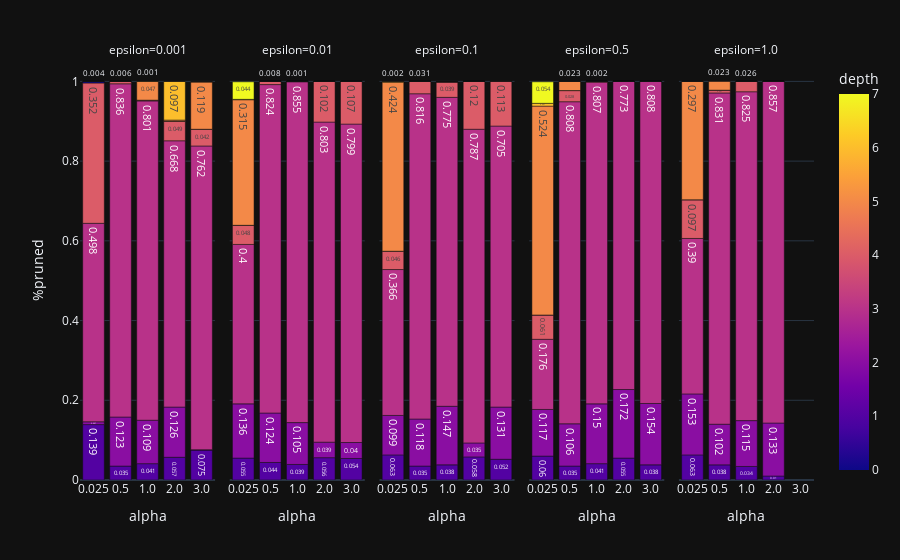

Write notebook code for a chart like this one.
### Code cell
import numpy as np
depth_df['depth'] = depth_df['depth'].astype(int)
depth_df['alpha'] = depth_df['alpha'].astype(str)
depth_df['%pruned'] = depth_df.groupby(['epsilon_1', 'alpha'])['#pruned'].transform(lambda x: x / x.sum())
depth_df['%pruned'] = depth_df['%pruned'].apply(lambda p: np.round(p, 3))
fig = px.bar(
    depth_df,
    x='alpha', y='%pruned',
    facet_col='epsilon_1',
    color='depth',
    text='%pruned',
    text_auto=True,
    labels={'epsilon_1': 'epsilon'}
)
fig.show()

### Figure 1 — Plotly figure (JSON) as saved in the notebook; plotly's stock layout.template omitted (floating-point values rounded to 4 significant figures)
{"data": [{"alignmentgroup": "True", "hovertemplate": "epsilon=0.001<br>alpha=%{x}<br>%pruned=%{text}<br>depth=%{marker.color}<extra></extra>", "legendgroup": "", "marker": {"color": [1, 2, 3, 4, 0, 5, 6, 7, 1, 2, 3, 4, 0, 5, 6, 7, 1, 2, 3, 4, 0, 5, 6, 7, 1, 2, 3, 4, 0, 5, 6, 7, 1, 2, 3, 4, 0, 5, 6, 7], "coloraxis": "coloraxis", "pattern": {"shape": ""}}, "name": "", "offsetgroup": "", "orientation": "v", "showlegend": false, "text": [0.139, 0.007, 0.498, 0.352, 0.004, 0.0, 0.0, 0.0, 0.035, 0.123, 0.836, 0.006, 0.0, 0.0, 0.0, 0.0, 0.041, 0.109, 0.801, 0.002, 0.0, 0.047, 0.001, 0.0, 0.057, 0.126, 0.668, 0.049, 0.0, 0.003, 0.097, 0.0, 0.075, 0.001, 0.762, 0.042, 0.0, 0.119, 0.0, 0.0], "textposition": "auto", "texttemplate": "%{y}", "x": ["0.025", "0.025", "0.025", "0.025", "0.025", "0.025", "0.025", "0.025", "0.5", "0.5", "0.5", "0.5", "0.5", "0.5", "0.5", "0.5", "1.0", "1.0", "1.0", "1.0", "1.0", "1.0", "1.0", "1.0", "2.0", "2.0", "2.0", "2.0", "2.0", "2.0", "2.0", "2.0", "3.0", "3.0", "3.0", "3.0", "3.0", "3.0", "3.0", "3.0"], "xaxis": "x", "y": [0.139, 0.007, 0.498, 0.352, 0.004, 0.0, 0.0, 0.0, 0.035, 0.123, 0.836, 0.006, 0.0, 0.0, 0.0, 0.0, 0.041, 0.109, 0.801, 0.002, 0.0, 0.047, 0.001, 0.0, 0.057, 0.126, 0.668, 0.049, 0.0, 0.003, 0.097, 0.0, 0.075, 0.001, 0.762, 0.042, 0.0, 0.119, 0.0, 0.0], "yaxis": "y", "type": "bar"}, {"alignmentgroup": "True", "hovertemplate": "epsilon=0.01<br>alpha=%{x}<br>%pruned=%{text}<br>depth=%{marker.color}<extra></extra>", "legendgroup": "", "marker": {"color": [1, 2, 3, 4, 0, 5, 6, 7, 1, 2, 3, 4, 0, 5, 6, 7, 1, 2, 3, 4, 0, 5, 6, 7, 1, 2, 3, 4, 0, 5, 6, 7, 1, 2, 3, 4, 0, 5, 6, 7], "coloraxis": "coloraxis", "pattern": {"shape": ""}}, "name": "", "offsetgroup": "", "orientation": "v", "showlegend": false, "text": [0.055, 0.136, 0.4, 0.048, 0.0, 0.315, 0.001, 0.044, 0.044, 0.124, 0.824, 0.008, 0.0, 0.0, 0.0, 0.0, 0.039, 0.105, 0.855, 0.001, 0.0, 0.0, 0.0, 0.0, 0.056, 0.039, 0.803, 0.102, 0.0, 0.0, 0.0, 0.0, 0.054, 0.04, 0.799, 0.107, 0.0, 0.0, 0.0, 0.0], "textposition": "auto", "texttemplate": "%{y}", "x": ["0.025", "0.025", "0.025", "0.025", "0.025", "0.025", "0.025", "0.025", "0.5", "0.5", "0.5", "0.5", "0.5", "0.5", "0.5", "0.5", "1.0", "1.0", "1.0", "1.0", "1.0", "1.0", "1.0", "1.0", "2.0", "2.0", "2.0", "2.0", "2.0", "2.0", "2.0", "2.0", "3.0", "3.0", "3.0", "3.0", "3.0", "3.0", "3.0", "3.0"], "xaxis": "x2", "y": [0.055, 0.136, 0.4, 0.048, 0.0, 0.315, 0.001, 0.044, 0.044, 0.124, 0.824, 0.008, 0.0, 0.0, 0.0, 0.0, 0.039, 0.105, 0.855, 0.001, 0.0, 0.0, 0.0, 0.0, 0.056, 0.039, 0.803, 0.102, 0.0, 0.0, 0.0, 0.0, 0.054, 0.04, 0.799, 0.107, 0.0, 0.0, 0.0, 0.0], "yaxis": "y2", "type": "bar"}, {"alignmentgroup": "True", "hovertemplate": "epsilon=0.1<br>alpha=%{x}<br>%pruned=%{text}<br>depth=%{marker.color}<extra></extra>", "legendgroup": "", "marker": {"color": [1, 2, 3, 4, 0, 5, 6, 7, 1, 2, 3, 4, 0, 5, 6, 7, 1, 2, 3, 4, 0, 5, 6, 7, 1, 2, 3, 4, 0, 5, 6, 7, 1, 2, 3, 4, 0, 5, 6, 7], "coloraxis": "coloraxis", "pattern": {"shape": ""}}, "name": "", "offsetgroup": "", "orientation": "v", "showlegend": false, "text": [0.063, 0.099, 0.366, 0.046, 0.0, 0.424, 0.002, 0.0, 0.035, 0.118, 0.816, 0.031, 0.0, 0.0, 0.0, 0.0, 0.038, 0.147, 0.775, 0.039, 0.0, 0.0, 0.0, 0.0, 0.058, 0.035, 0.787, 0.12, 0.0, 0.0, 0.0, 0.0, 0.052, 0.131, 0.705, 0.113, 0.0, 0.0, 0.0, 0.0], "textposition": "auto", "texttemplate": "%{y}", "x": ["0.025", "0.025", "0.025", "0.025", "0.025", "0.025", "0.025", "0.025", "0.5", "0.5", "0.5", "0.5", "0.5", "0.5", "0.5", "0.5", "1.0", "1.0", "1.0", "1.0", "1.0", "1.0", "1.0", "1.0", "2.0", "2.0", "2.0", "2.0", "2.0", "2.0", "2.0", "2.0", "3.0", "3.0", "3.0", "3.0", "3.0", "3.0", "3.0", "3.0"], "xaxis": "x3", "y": [0.063, 0.099, 0.366, 0.046, 0.0, 0.424, 0.002, 0.0, 0.035, 0.118, 0.816, 0.031, 0.0, 0.0, 0.0, 0.0, 0.038, 0.147, 0.775, 0.039, 0.0, 0.0, 0.0, 0.0, 0.058, 0.035, 0.787, 0.12, 0.0, 0.0, 0.0, 0.0, 0.052, 0.131, 0.705, 0.113, 0.0, 0.0, 0.0, 0.0], "yaxis": "y3", "type": "bar"}, {"alignmentgroup": "True", "hovertemplate": "epsilon=0.5<br>alpha=%{x}<br>%pruned=%{text}<br>depth=%{marker.color}<extra></extra>", "legendgroup": "", "marker": {"color": [1, 2, 3, 4, 0, 5, 6, 7, 1, 2, 3, 4, 0, 5, 6, 7, 1, 2, 3, 4, 0, 5, 6, 7, 1, 2, 3, 4, 0, 5, 6, 7, 1, 2, 3, 4, 0, 5, 6, 7], "coloraxis": "coloraxis", "pattern": {"shape": ""}}, "name": "", "offsetgroup": "", "orientation": "v", "showlegend": false, "text": [0.06, 0.117, 0.176, 0.061, 0.0, 0.524, 0.007, 0.054, 0.035, 0.106, 0.808, 0.028, 0.0, 0.023, 0.0, 0.0, 0.041, 0.15, 0.807, 0.002, 0.0, 0.0, 0.0, 0.0, 0.055, 0.172, 0.773, 0.0, 0.0, 0.0, 0.0, 0.0, 0.038, 0.154, 0.808, 0.0, 0.0, 0.0, 0.0, 0.0], "textposition": "auto", "texttemplate": "%{y}", "x": ["0.025", "0.025", "0.025", "0.025", "0.025", "0.025", "0.025", "0.025", "0.5", "0.5", "0.5", "0.5", "0.5", "0.5", "0.5", "0.5", "1.0", "1.0", "1.0", "1.0", "1.0", "1.0", "1.0", "1.0", "2.0", "2.0", "2.0", "2.0", "2.0", "2.0", "2.0", "2.0", "3.0", "3.0", "3.0", "3.0", "3.0", "3.0", "3.0", "3.0"], "xaxis": "x4", "y": [0.06, 0.117, 0.176, 0.061, 0.0, 0.524, 0.007, 0.054, 0.035, 0.106, 0.808, 0.028, 0.0, 0.023, 0.0, 0.0, 0.041, 0.15, 0.807, 0.002, 0.0, 0.0, 0.0, 0.0, 0.055, 0.172, 0.773, 0.0, 0.0, 0.0, 0.0, 0.0, 0.038, 0.154, 0.808, 0.0, 0.0, 0.0, 0.0, 0.0], "yaxis": "y4", "type": "bar"}, {"alignmentgroup": "True", "hovertemplate": "epsilon=1.0<br>alpha=%{x}<br>%pruned=%{text}<br>depth=%{marker.color}<extra></extra>", "legendgroup": "", "marker": {"color": [1, 2, 3, 4, 0, 5, 6, 7, 1, 2, 3, 4, 0, 5, 6, 7, 1, 2, 3, 4, 0, 5, 6, 7, 1, 2, 3, 4, 0, 5, 6, 7, 1, 2, 3, 4, 0, 5, 6, 7], "coloraxis": "coloraxis", "pattern": {"shape": ""}}, "name": "", "offsetgroup": "", "orientation": "v", "showlegend": false, "text": [0.063, 0.153, 0.39, 0.097, 0.0, 0.297, 0.0, 0.0, 0.038, 0.102, 0.831, 0.007, 0.0, 0.023, 0.0, 0.0, 0.034, 0.115, 0.825, 0.026, 0.0, 0.0, 0.0, 0.0, 0.01, 0.133, 0.857, 0.0, 0.0, 0.0, 0.0, 0.0, null, null, null, null, null, null, null, null], "textposition": "auto", "texttemplate": "%{y}", "x": ["0.025", "0.025", "0.025", "0.025", "0.025", "0.025", "0.025", "0.025", "0.5", "0.5", "0.5", "0.5", "0.5", "0.5", "0.5", "0.5", "1.0", "1.0", "1.0", "1.0", "1.0", "1.0", "1.0", "1.0", "2.0", "2.0", "2.0", "2.0", "2.0", "2.0", "2.0", "2.0", "3.0", "3.0", "3.0", "3.0", "3.0", "3.0", "3.0", "3.0"], "xaxis": "x5", "y": [0.063, 0.153, 0.39, 0.097, 0.0, 0.297, 0.0, 0.0, 0.038, 0.102, 0.831, 0.007, 0.0, 0.023, 0.0, 0.0, 0.034, 0.115, 0.825, 0.026, 0.0, 0.0, 0.0, 0.0, 0.01, 0.133, 0.857, 0.0, 0.0, 0.0, 0.0, 0.0, null, null, null, null, null, null, null, null], "yaxis": "y5", "type": "bar"}], "layout": {"xaxis": {"anchor": "y", "domain": [0.0, 0.184], "title": {"text": "alpha"}}, "yaxis": {"anchor": "x", "domain": [0.0, 1.0], "title": {"text": "%pruned"}}, "xaxis2": {"anchor": "y2", "domain": [0.204, 0.388], "matches": "x", "title": {"text": "alpha"}}, "yaxis2": {"anchor": "x2", "domain": [0.0, 1.0], "matches": "y", "showticklabels": false}, "xaxis3": {"anchor": "y3", "domain": [0.408, 0.592], "matches": "x", "title": {"text": "alpha"}}, "yaxis3": {"anchor": "x3", "domain": [0.0, 1.0], "matches": "y", "showticklabels": false}, "xaxis4": {"anchor": "y4", "domain": [0.612, 0.796], "matches": "x", "title": {"text": "alpha"}}, "yaxis4": {"anchor": "x4", "domain": [0.0, 1.0], "matches": "y", "showticklabels": false}, "xaxis5": {"anchor": "y5", "domain": [0.816, 1.0], "matches": "x", "title": {"text": "alpha"}}, "yaxis5": {"anchor": "x5", "domain": [0.0, 1.0], "matches": "y", "showticklabels": false}, "annotations": [{"font": {}, "showarrow": false, "text": "epsilon=0.001", "x": 0.092, "xanchor": "center", "xref": "paper", "y": 1.0, "yanchor": "bottom", "yref": "paper"}, {"font": {}, "showarrow": false, "text": "epsilon=0.01", "x": 0.296, "xanchor": "center", "xref": "paper", "y": 1.0, "yanchor": "bottom", "yref": "paper"}, {"font": {}, "showarrow": false, "text": "epsilon=0.1", "x": 0.5, "xanchor": "center", "xref": "paper", "y": 1.0, "yanchor": "bottom", "yref": "paper"}, {"font": {}, "showarrow": false, "text": "epsilon=0.5", "x": 0.704, "xanchor": "center", "xref": "paper", "y": 1.0, "yanchor": "bottom", "yref": "paper"}, {"font": {}, "showarrow": false, "text": "epsilon=1.0", "x": 0.908, "xanchor": "center", "xref": "paper", "y": 1.0, "yanchor": "bottom", "yref": "paper"}], "coloraxis": {"colorbar": {"title": {"text": "depth"}}, "colorscale": [[0.0, "#0d0887"], [0.1111, "#46039f"], [0.2222, "#7201a8"], [0.3333, "#9c179e"], [0.4444, "#bd3786"], [0.5556, "#d8576b"], [0.6667, "#ed7953"], [0.7778, "#fb9f3a"], [0.8889, "#fdca26"], [1.0, "#f0f921"]]}, "legend": {"tracegroupgap": 0}, "margin": {"t": 60}, "barmode": "relative"}}
